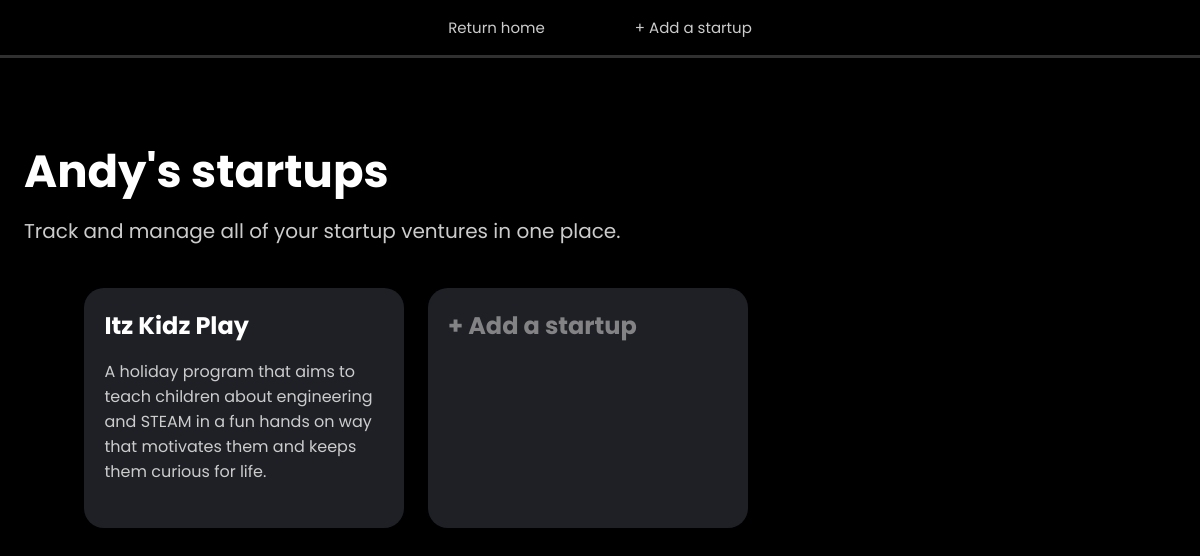
The app's page /workspace/dashboard/ (signed in), older data.
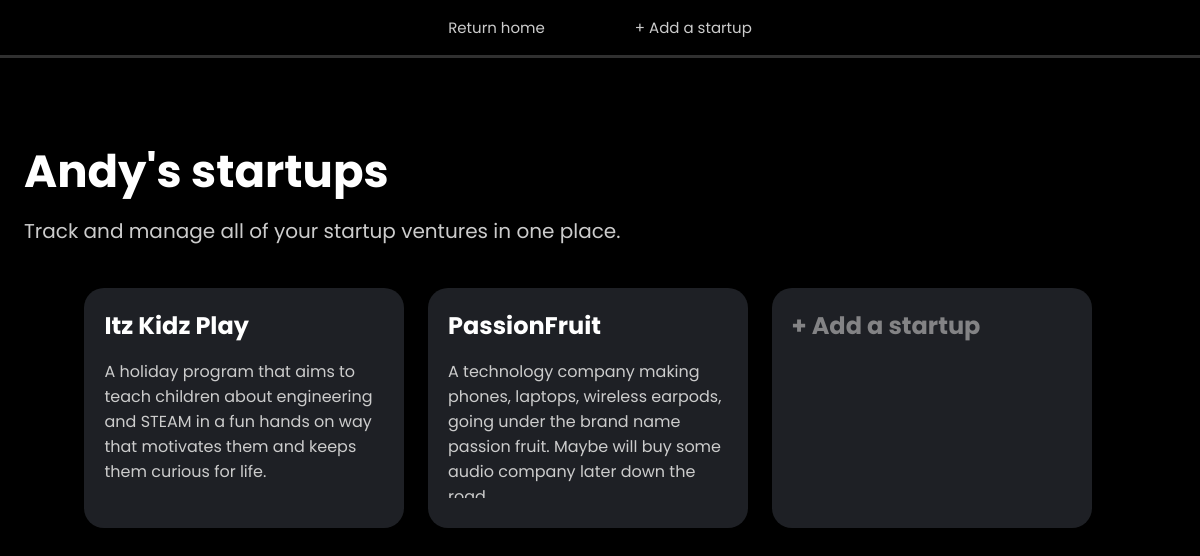
The same page, newer data.
### workspace/models.py (models this page shows, shortened)
class StartupIdea(models.Model):
    user = models.ForeignKey(User, on_delete=models.CASCADE)  # Stores user ID, not username. Works if user changes username.
    startup_name = models.CharField(max_length=200)
    description = models.TextField()

### workspace/views.py (the view)
# urls.py: path('dashboard/', views.dashboard, name='dashboard'),
@login_required
def dashboard(request):
    startups = StartupIdea.objects.filter(user=request.user)
    context = {'startups': startups}
    return render(request, 'workspace/dashboard.html', context)

### workspace/templates/workspace/dashboard.html
{% extends 'base.html' %}
{% block head %}
    {% load static %}
    <link rel="stylesheet" href="{% static 'workspace/css/dash_style.css' %}">
{% endblock %}
{% block content %}
    <div class="navbar">
        {% if user.is_authenticated %}
            <a href="{% url 'home:index' %}"> Return home </a>
            <a href="{% url 'workspace:add_startup' %}"> + Add a startup </a>
        {% endif %}
    </div>
    <div class="container">
        <div class="heading">
            <h1> {{ request.user.username }}'s startups </h1>
            <p> Track and manage all of your startup ventures in one place. </p>
        </div>
        <div class="widgets-container">
            {% if startups %}
                {% for startup in startups %}
                    <a href="{% url 'workspace:startup_evaluation' startup.id %}" style="text-decoration:none;">
                        <div class="startup-widget">
                            <div class="startup-widget-contents">
                                <h2 style="color:white;"> {{ startup.startup_name }} </h2>
                                <p style="color:#cccccc;"> {{ startup.description }} </p>
                            </div>
                        </div>
                    </a>
                {% endfor %}
            {% endif %}
            <a href="{% url 'workspace:add_startup' %}" style="text-decoration:none;">
                <div class="startup-widget">
                    <div class="startup-widget-contents">
                        <h2 style="color:#838385;"> + Add a startup </h2>
                    </div>
                </div>
            </a>
        </div>
    </div>
{% endblock %}

### templates/base.html (shortened to what this page needs)
<!doctype html>
<html lang="en">
<head>
    {% block head %}
    {% endblock %}
</head>
<body>
    {% block content %}
    {% endblock %}
</body>
</html>

### workspace/static/workspace/css/dash_style.css (style rules this page uses)
body { background-color: black; min-height: 100vh; }
.navbar { display: flex; position: fixed; background-color: black; width: 100%; height: 55px; justify-content: center; align-items: center; gap: 5%; top: 0; left: 0; border-bottom: solid #303030; z-index: 1000; }
.navbar a { font-family: Poppins; font-size: 15px; text-decoration: none; color: #cccccc; padding: 8px 15px; border-radius: 10px; transition: all 0.4s ease; transform: scale(1); }
.container { width: 100%; margin-top: 100px; position: absolute; display: flex; left: 0; }
.heading { position: absolute; width: 100%; left: 0; }
.heading h1 { color: white; font-family: Poppins; font-size: 45px; margin-bottom: 10px; margin-left: 2%; }
.heading p { color: #cccccc; font-family: Poppins; font-size: 20px; margin-top: 10px; margin-left: 2%; }
.widgets-container { width: 100%; margin: 15% 2% 2% 0; box-sizing: border-box; display: grid; grid-template-columns: repeat(auto-fill, 320px); justify-content: center; gap: 2%; }
.startup-widget { padding: 20px; height: 200px; background-color: #1e2025; border-radius: 20px; transition: all 0.5s ease; }
.startup-widget-contents { color: #cccccc; font-family: Poppins; overflow: hidden; max-height: 95%; cursor: pointer; }
.startup-widget-contents h2 { margin: 0; }

Row changes from the older to the newer data that the page shows:
added StartupIdea: startup_name "PassionFruit", description "A technology company making phones, laptops, wireless earpods, going under the brand name passion fruit. Maybe will buy some audio company later down the…"
